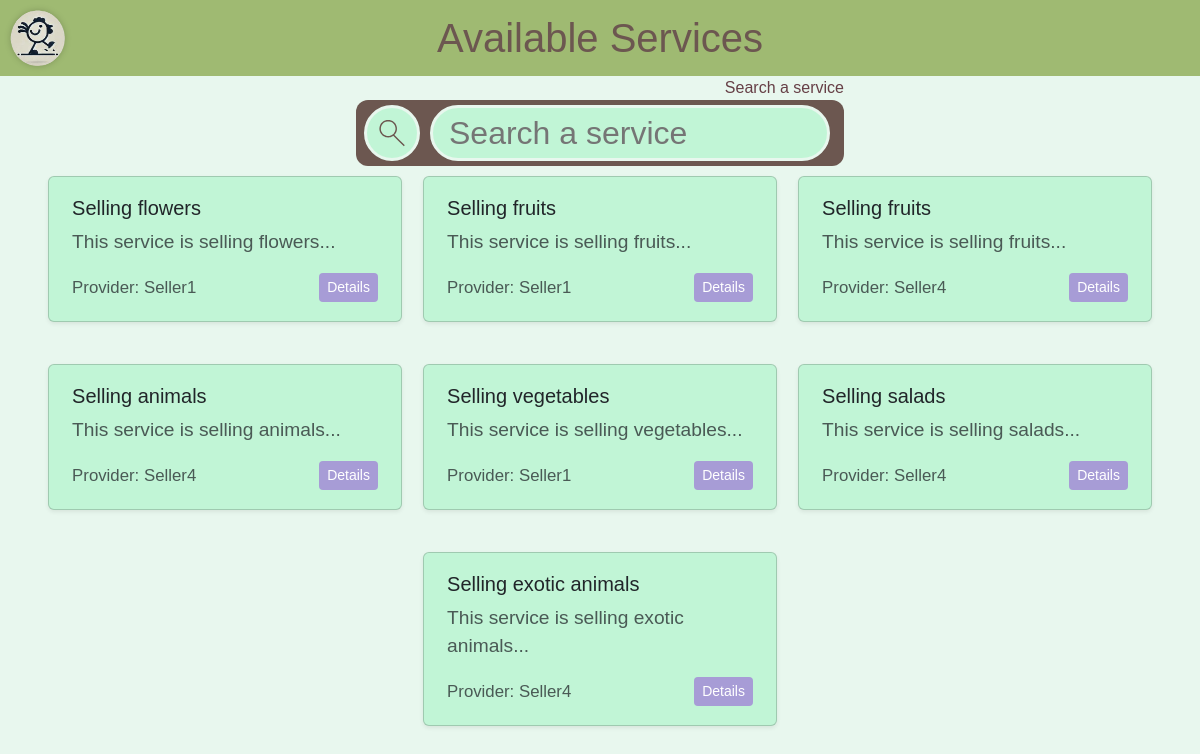
The page /pages/services/index.php on the database its author committed.
### tables this page shows
CREATE TABLE services(
        id INTEGER PRIMARY KEY,
        user_id INTEGER, theme_id INTEGER, title TEXT, description TEXT, latitude FLOAT, longitude FLOAT,
        FOREIGN KEY(user_id) REFERENCES users(id),
        FOREIGN KEY(theme_id) REFERENCES themes(id)
    );

### components/service.php (the view, shortened to what this page needs)
<?php
function insert_service($service): void
{
    ?>
    <div class="col-md-6 col-lg-4 page search-result">
        <div class="card shadow-sm h-100">
            <div class="card-body">
                <h5 class="card-title"><?= htmlspecialchars($service["title"]) ?></h5>
                <p class="card-text text-muted"><?= htmlspecialchars(substr($service["description"], 0, 80)) ?>...</p>
                <div class="d-flex justify-content-between align-items-center">
                    <small class="text-muted">Provider: Seller<?= $service["user_id"] ?></small>
                    <a href="/pages/service-details?id=<?= $service["id"] ?>" class="btn btn-sm btn-primary">Details</a>
                </div>
            </div>
        </div>
    </div>
    <?php
}
    ?>

### pages/services/index.php (shortened to what this page needs)
<?php
try {
    $database = getSecureDB();
    $prepared = $database->query("SELECT * FROM services");
    $services = $prepared->fetchAll(PDO::FETCH_ASSOC);
} catch (PDOException $error) {
    die("Error: " . $error->getMessage());
}
?>
<!DOCTYPE html>
<html lang="en">
<body>
<div class="search-options">
</div>
<div class="widget-list">
    <?php
    foreach ($services as $service) {
        insert_service($service);
    }
    ?>
</div>
</body>
</html>

### assets/css/main-style.css (style rules this page uses)
:root { --title-color: #9FBA72; --warning-color: #FFC87F; --text-color-main: #663F46; --text-color-main-light: #CFC9C9; --text-color-secondary: #6C5750; --back-color-base: #E8F7EE; --back-color-popup: #C1F5D6; --back-color-important: #E27BBC; --back-color-secondary: #A79CD6; --back-color-ternary: #DFDCDB; --accent-color-main: var(--back-color-secondary); --accent-color-secondary: var(--back-color-important); --place-color-main: #77005D; --place-color-secondary: #121212; --place-holder-gradient: repeating-linear-gradient(45deg, var(--place-color-main) 10%, var(--place-color-secondary), 10%); --image-on-back-base-gradient: linear-gradient(var(--back-color-important) 0%, transparent 100%); --medium-corner: 12px; --large-corner: 40px; --input-block-padding: 8px; --input-block-margin: 5px; --big-container-padding: 2%; --reading-margin: 7%; --spacing-minimum: 10px; --spacing-small: 21px; --spacing-medium: 42px; --spacing-large: 84px; }
html, body { background-color: var(--back-color-base) !important; font-family: Arial, Helvetica, sans-serif; }
div { background-color: transparent; }
p { color: var(--text-color-main); }
.page { max-height: 500px; visibility: visible; transition: max-height, padding, margin, visibility; transition-duration: 0.5s; transition-timing-function: ease; }
a { text-decoration: none; }

### assets/css/containers.css (style rules this page uses)
.card { background-color: var(--back-color-popup); box-shadow: rgba(from var(--text-color-main) r g b / 0.3) 0 0 30px 10px; padding: 3px var(--big-container-padding); display: flex; flex-direction: row; gap: var(--spacing-medium); justify-content: center; align-items: center; flex-grow: 1; flex-shrink: 1; flex-basis: fit-content; }
.widget-list { display: flex; flex-direction: row; flex-wrap: wrap; row-gap: var(--spacing-medium); column-gap: var(--spacing-small); margin: var(--spacing-minimum); justify-content: center; font-size: 1.2em; }
.widget-list > .search-result { max-width: 500px; min-width: 180px; width: 30%; }

### assets/css/inputs.css (style rules this page uses)
.btn-primary { background-color: var(--back-color-secondary); border: none; }
.search-options { margin-right: auto; margin-left: auto; width: fit-content; display: flex; flex-direction: column; gap: var(--spacing-minimum); }

### rows shown on the page
services: title "Selling flowers", description "This service is selling flowers", user "1"
services: title "Selling fruits", description "This service is selling fruits", user "1"
services: title "Selling fruits", description "This service is selling fruits", user "4"
services: title "Selling animals", description "This service is selling animals", user "4"
services: title "Selling vegetables", description "This service is selling vegetables", user "1"
services: title "Selling salads", description "This service is selling salads", user "4"
services: title "Selling exotic animals", description "This service is selling exotic animals", user "4"

### other values the page prints
$title "Available Services"
$placeholder "Search a service"
